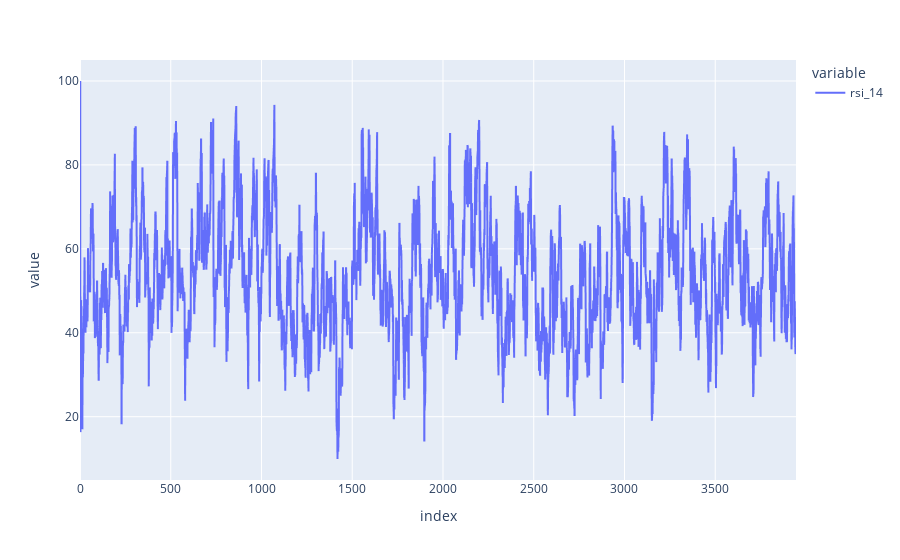

Notebook code for this chart:
### Code cell
delta = close.diff()
up = delta.clip(lower=0)
down = -1 * delta.clip(upper=0)
avg_up = up.ewm(alpha=1/14, adjust=False).mean()
avg_down = down.ewm(alpha=1/14, adjust=False).mean()
rs = avg_up / (avg_down)
close_df['rsi_14'] = 100 - (100 / (1 + rs))

ex.line(close_df['rsi_14'])

### Figure 1 — Plotly figure (JSON) as saved in the notebook; plotly's stock layout.template omitted (floating-point values rounded to 4 significant figures; data arrays with more than 128 entries replaced by an {"elided": "..."} marker saying what was removed)
{"data": [{"hovertemplate": "variable=rsi_14<br>index=%{x}<br>value=%{y}<extra></extra>", "legendgroup": "rsi_14", "line": {"color": "#636efa", "dash": "solid"}, "marker": {"symbol": "circle"}, "mode": "lines", "name": "rsi_14", "showlegend": true, "type": "scattergl", "x": {"elided": "3946 int values"}, "xaxis": "x", "y": {"elided": "3946 float values"}, "yaxis": "y"}], "layout": {"legend": {"title": {"text": "variable"}, "tracegroupgap": 0}, "margin": {"t": 60}, "xaxis": {"anchor": "y", "domain": [0, 1], "title": {"text": "index"}}, "yaxis": {"anchor": "x", "domain": [0, 1], "title": {"text": "value"}}}}
